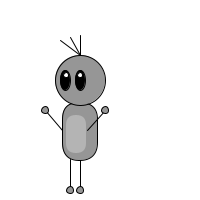
Frame 1 (no input)
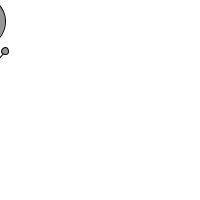
Frame 60 (the mouse pressed at the canvas centre just before this capture)
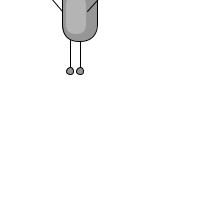
Frame 120 (the mouse held since frame 60 and released just before this capture)

The Processing sketch that drew these frames (run headless with seeded random() and noise(); from frame 60 on, the mouse is pressed at the canvas centre):

// Processing sketch: processing_123062
// ── processing_123062.pde

int monsterX;
int monsterY;

void setup(){
  size(200, 200);  
  monsterX = 100;
  monsterY = 100;
  
}

void draw() {
  background(255, 255, 255);
  stroke(0);
  fill(150);
  rect(monsterX-38, monsterY+2, 35, 58, 45, 45, 18, 18);        //lichaam van het monstertje
  fill(180);                                                //kleur van het buikje
  noStroke();                                               //rand van het buikje 
  rect(monsterX-34, monsterY+15, 20, 38, 45, 45, 18, 18);       //het buikje van het monstertje
  stroke(0);                                                //omlijning van het hoofdje
  fill(150);                                                //kleur van het hoofd
  ellipse(monsterX-20, monsterY-20, 50, 50);                    //hoofd van het monstertje
  fill(0);                                                  //kleur oog  
  ellipse(monsterX-35, monsterY-20, 10, 20);                    //linkeroog
  fill(0);                                                  //kleur oog
  ellipse(monsterX-20, monsterY-20, 10, 20);                    //rechteroog    
  fill(255);                                                //sparking  
  ellipse(monsterX-34, monsterY-25, 5, 5);                      //linkertwinkeling
  fill(255);                                                //sparking
  ellipse(monsterX-20, monsterY-25, 5, 5);                      //rechtertwinkeling
  line(monsterX-20, monsterY+60, monsterX-20, monsterY+90);         //rechtbeentje       
  line(monsterX-30, monsterY+59, monsterX-30, monsterY+90);         //linkerbeentje
  stroke(0);                                                //omlijning rechtervoetje
  fill(150);                                                //kleur rechtervoetje
  ellipse(monsterX-20, monsterY+90, 7, 7);                      //rechtervoetje
  stroke(0);                                                //omlijning linkervoetje
  fill(150);                                                //kleur linkervoetje
  ellipse(monsterX-30, monsterY+90, 7, 7);                      //linkervoetje
  line(monsterX-20, monsterY-45, monsterX-40, monsterY-60);         //haartje
  line(monsterX-20, monsterY-45, monsterX-20, monsterY-65);         //haartje
  line(monsterX-20, monsterY-45, monsterX-30, monsterY-63);         //haartje
  line(monsterX-38, monsterY+30, monsterX-55, monsterY+10);         //linkerarmpje
  line(monsterX-13, monsterY+30, monsterX+5, monsterY+10);          //rechterarmpje
  stroke(0);                                                //omlijning linkerhandje
  fill(150);                                                //kleur linkerhandje
  ellipse(monsterX-55, monsterY+10, 7, 7);                      //linkerhandje
  stroke(0);                                                //omlijning rechterhandje
  fill(150);                                                //kleur rechterhandje
  ellipse(monsterX+5, monsterY+10, 7, 7);                       //rechterhandje
  
  monsterY = monsterY - 1;
  monsterX= mouseX;
}
